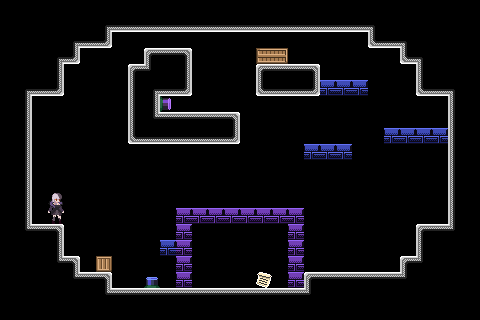

Tiled map render using the project's own tile images. Description and the map definition, with tile-layer contents summarised, below:
An orthogonal 30x20 tile map with 16x16 px tiles, 6 tile layers (bkg_far, bkg_close, ground, onoff_defaultoff, ...), 4 tilesets.

<map version="1.10" tiledversion="1.11.0" orientation="orthogonal" renderorder="right-down" width="30" height="20" tilewidth="16" tileheight="16" infinite="0" nextlayerid="7" nextobjectid="1">
 <tileset firstgid="1" source="../../memory_block.tsx" />
 <tileset firstgid="16" source="../../PlaceholderSprites.tsx" />
 <tileset firstgid="121" source="../../onoff2_block.tsx" />
 <tileset firstgid="136" source="../../onoff_block.tsx" />
 <layer id="4" name="bkg_far" width="30" height="20">
  <properties>
   <property name="unity:sortinglayer" value="Bkg_far" />
  </properties>
  <data>[600 cells, 0 non-empty, 0 distinct tile ids]</data>
 </layer>
 <layer id="1" name="bkg_close" width="30" height="20">
  <properties>
   <property name="unity:sortinglayer" value="Bkg" />
  </properties>
  <data>[600 cells, 0 non-empty, 0 distinct tile ids]</data>
 </layer>
 <layer id="2" name="ground" width="30" height="20">
  <properties>
   <property name="unity:layer" value="Ground" />
   <property name="unity:sortinglayer" value="Ground" />
  </properties>
  <data>[600 cells, 289 non-empty, 22 distinct tile ids]</data>
 </layer>
 <layer id="5" name="onoff_defaultoff" width="30" height="20">
  <properties>
   <property name="unity:layer" value="Ground" />
   <property name="unity:sortinglayer" value="Ground" />
   <property name="unity:tag" value="onoff-defaultoff" />
  </properties>
  <data>[600 cells, 11 non-empty, 1 distinct tile ids]</data>
 </layer>
 <layer id="6" name="onoff2_defaulton" width="30" height="20">
  <properties>
   <property name="unity:layer" value="Ground" />
   <property name="unity:sortinglayer" value="Ground" />
   <property name="unity:tag" value="onoff2-defaulton" />
  </properties>
  <data>[600 cells, 16 non-empty, 1 distinct tile ids]</data>
 </layer>
 <layer id="3" name="foreground" width="30" height="20">
  <properties>
   <property name="unity:sortinglayer" value="Foreground" />
  </properties>
  <data>[600 cells, 0 non-empty, 0 distinct tile ids]</data>
 </layer>
</map>
